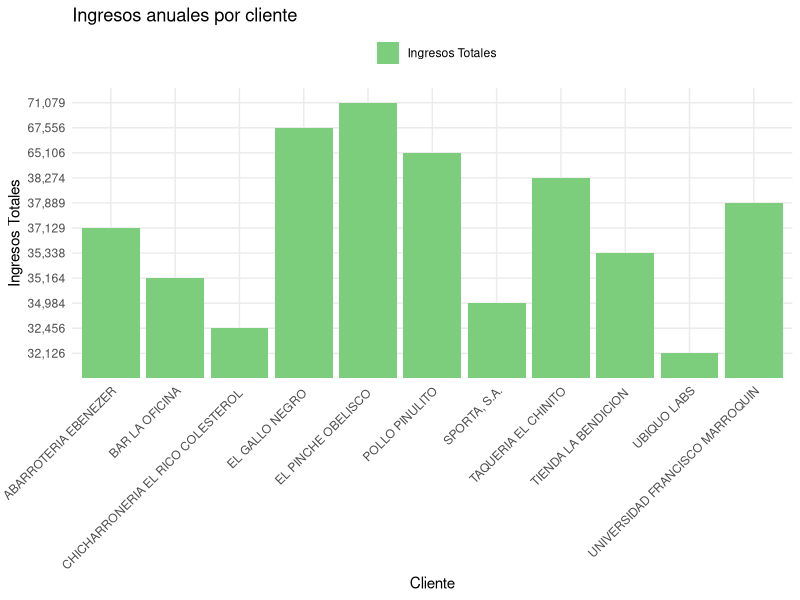
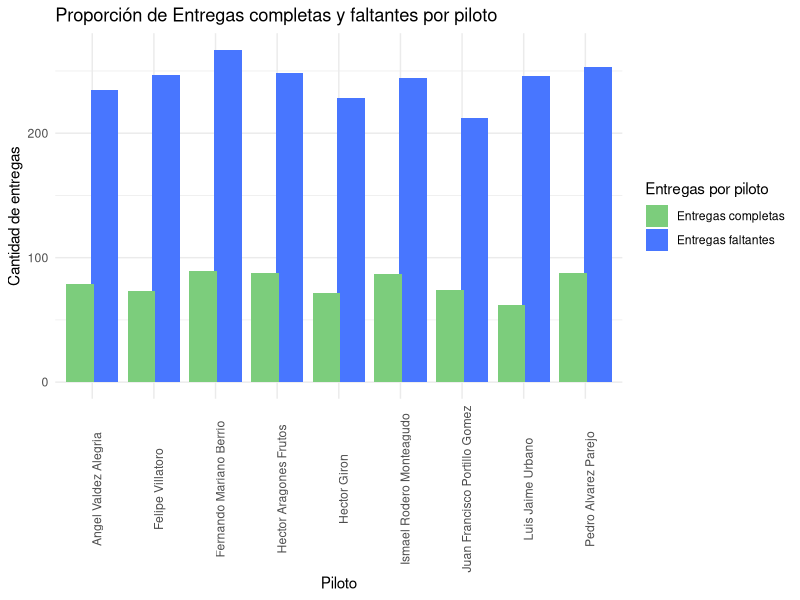
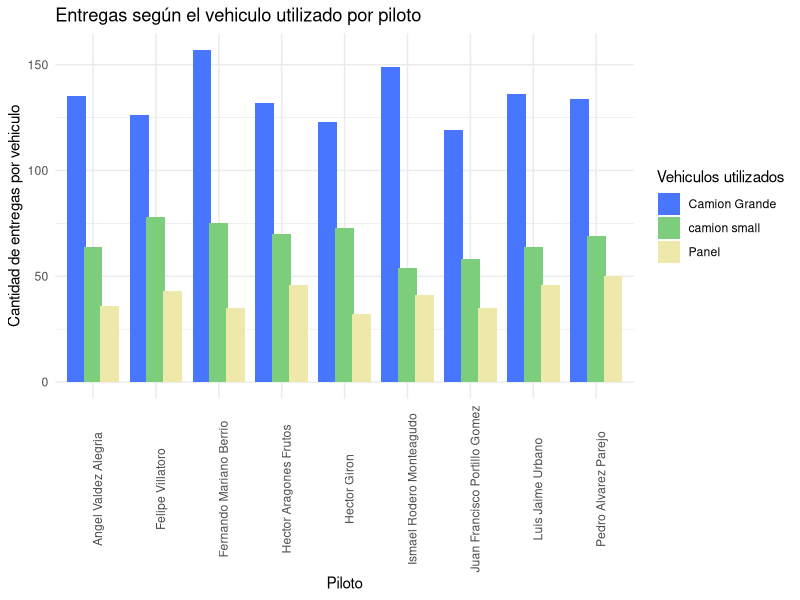

These figures' R source, in order:
## ---- chunk 1
knitr::opts_chunk$set(echo = FALSE, warning = FALSE)
## ---- chunk 2
# cargar librerias
library(readr)
library(dplyr)
library(tidyverse)
library(scales)
library(knitr)
library(kableExtra)
library(ggplot2)
## ---- chunk 3
# importar el documento 
df <- read_csv("tabla_completa.csv")


#ver con que estoy trabajando
View(df)
str(df)
## ---- chunk 4
## LIMPIAR DATOS ##

#separar los comentarios que estan en la columna de cliente 

var1 <- grepl("Faltante|FALTANTE", df$CLIENTE, ignore.case = TRUE)

df2 <- df %>%
  mutate(
    Cliente1 = ifelse(var1, sub("\\|\\|\\|.*", "", CLIENTE), CLIENTE),
    entrega_completa = ifelse(var1, sub(".*\\|\\|\\|", "", CLIENTE), "")
  )

var2 <- str_detect(df2$Cliente1, "DEVOLUCION") 

df3 <- df2 %>%
  mutate(
    Cliente2 = ifelse(var2, sub("\\|\\|\\|.*", "", Cliente1), Cliente1),
    devolucion = ifelse(var2, sub(".*\\|\\|\\|", "", Cliente1), "")
  )

var3 <- str_detect(df3$Cliente2, "Despacho a cliente")

df4 <- df3 %>%
  mutate(
    cliente = ifelse(var3, sub("/.*", "", Cliente2), Cliente2),
    to_drop = ifelse(var3, sub(".*/", "", Cliente2), "")
  )

#borrar las columnas duplicadas

data <- df4 %>%
  select(-"CLIENTE", -"Cliente1", -"Cliente2", -"to_drop")

data <- data[ ,2:13]

#view(data)

#pasar todos los faltantes a mayusculas 

data <- data %>% 
  mutate(entrega_completa = toupper(data$entrega_completa))


#cambiar nombre de variables, porque es mas facil para mi

names(data)[1:9] <- c("cod_viaje", "ubicacion", "cantidad", "piloto", "Q", "credito", "unidad", "mes", "año")
names(data)

view(data)
## ---- chunk 5
## ver quien genera más ingresos 
ingresos_generales <- sum(data$Q)

devoluciones_generales <- filter(data, devolucion == "DEVOLUCION")

ingreso_por_cliente <- 
  data %>% 
  group_by(cliente) %>% 
  select(cantidad, Q, devolucion) %>% 
  summarise(ingresos_totales = sum(Q),
            unidades_totales = sum(cantidad),
            pedidos_totales = n()) %>% 
  mutate(porcentaje = (ingresos_totales/ingresos_generales)*100) %>% 
  arrange(desc(ingresos_totales))

#cuanto devuelve cada uno en cuanto al porcentaje que aporta - solo 1 devuelve

devolucioenes_cliente <- 
  devoluciones_generales %>% 
  group_by(cliente) %>% 
  count()


#formato
ingreso_por_cliente$porcentaje <- percent(ingreso_por_cliente$porcentaje, scale = 1, accuracy = 0.01)
ingreso_por_cliente$ingresos_totales <- format(ingreso_por_cliente$ingresos_totales, digits = 4, big.mark = ",", )
ingreso_por_cliente$unidades_totales <- format(ingreso_por_cliente$unidades_totales, digits = 4, big.mark = ",")
ingreso_por_cliente$pedidos_totales <- format(ingreso_por_cliente$pedidos_totales, digits = 4, big.mark = ",")

# Create a kable table with formatting
kable(ingreso_por_cliente)

#el 20% van a ser los primeros 3, pero el 80% de ingreso son los primeros 11

big_spenders <- ingreso_por_cliente[1:11, ]

big_spenders <- arrange(big_spenders, desc(ingresos_totales))

# grafica

ggplot(big_spenders, aes(x = reorder(cliente, ingresos_totales))) +
  geom_bar(aes(y = ingresos_totales, fill = "Ingresos Totales"), stat = "identity", position = position_dodge(width = 0.3)) +
  scale_fill_manual(values = c("Ingresos Totales" = "palegreen3"),
                    labels = c("Ingresos Totales")) +
  labs(title = "Ingresos anuales por cliente",
       x = "Cliente",           
       y = "Ingresos Totales",
       fill = "") +   
  theme_minimal() +
  theme(legend.position = "top",
        axis.text.x = element_text(angle = 45, hjust = 1))


# que se le puede ofrecer a los mas grandes
## ---- chunk 6

entregas_faltantes <- filter(data, entrega_completa == "FALTANTE")

entregas_incompletas <- 
  data %>% 
  group_by(entrega_completa) %>% 
  count() %>% 
  mutate(porcentaje = n/2180)

cantidad_pilotos <- 
  data %>% 
  summarise(n = n_distinct(piloto))

#entregas por piloto
entregas_por_pilot <- 
  data %>% 
  group_by(piloto) %>% 
  count()

#entregas faltantes por piloto
entregas_faltantes_piloto <- 
  entregas_faltantes %>% 
  select(piloto, entrega_completa) %>% 
  group_by(piloto) %>% 
  summarise(n = n()) %>% 
  mutate(porcentaje = percent(n/2180, accuracy = 0.01))
  

entregas_faltantes_piloto <- arrange(entregas_faltantes_piloto, desc(n))

kable(entregas_faltantes_piloto,
      col.names = c("Piloto","Entregas Incompletas", "% de Entregas Incompletas"))


## grafica de barras comparando sus entregas completas con entregas incompletas, esta va despues de la hipotesis 2

# grafica
# Merge the two data frames into a single data frame
combined_data <- bind_rows(
  entregas_por_pilot %>% mutate(data_type = "entregas_por_pilot"),
  entregas_faltantes_piloto %>% mutate(data_type = "entregas_faltantes_piloto")
)

# Create a side-by-side bar plot with facets
ggplot(combined_data, aes(x = piloto, y = n, fill = data_type)) +
  geom_bar(stat = "identity", position = position_dodge(width = 0.8)) +
  scale_fill_manual(values = c("entregas_por_pilot" = "royalblue1", "entregas_faltantes_piloto" = "palegreen3"),
                    labels = c("Entregas completas", "Entregas faltantes")) +
  theme_minimal() +
  labs(fill = "Data Type",
       title = "Proporción de Entregas completas y faltantes por piloto",
       x = "Piloto",
       y = "Cantidad de entregas") +
  theme(axis.text.x = element_text(angle = 90)) +
  labs(fill = "Entregas por piloto")
# ver si los 9 han entregado a todos los lugares con faltantes 
  
## ---- chunk 7

viajes_por_mes <- 
  data %>%
  group_by(piloto, mes) %>% 
  count() %>% 
  pivot_wider(names_from = mes, values_from = n, names_prefix = "mes_")

names(viajes_por_mes)[2:12] <- c("enero", "febrero", "marzo", "abril", "mayo", "junio", "julio", "agosto", "septiembre", "octubre", "noviembre")

viajes_por_mes <- 
  viajes_por_mes %>% 
  mutate(promedio_mes = round(mean(c_across(enero:noviembre))),
         promedio_dia = round(promedio_mes/30))

promedio_piloto <- 
  viajes_por_mes %>% 
  select(piloto, promedio_mes, promedio_dia) %>% 
  arrange(desc(promedio_mes))

kable(promedio_piloto, 
      col.names = c("Piloto", "Promedio de Viajes al mes", "Promedio de Viajes al día"))

#que vehiculos utilizan más 

vehiculo_por_piloto <- 
  data %>% 
  group_by(piloto, unidad) %>%
  count() %>% 
  pivot_wider(names_from = unidad, values_from = n)

names(vehiculo_por_piloto)[3] <- "camion small"
  

## ver si los que estan teniendo más al mes manejan un vehiculo en especifico, se cambia a un vehiculo, cantidad que se lleva en cada vehiculo 


# grafica
# Reshape the data
reshaped_data <- vehiculo_por_piloto %>%
  pivot_longer(cols = c("Camion Grande", "camion small", "Panel"),
               names_to = "vehiculo",
               values_to = "count")

# Plot the data
ggplot(reshaped_data, aes(x = piloto, y = count, fill = vehiculo)) +
  geom_bar(stat = "identity", position = position_dodge(width = 0.8)) +
  scale_fill_manual(values = c("Camion Grande" = "royalblue1", "camion small" = "palegreen3", "Panel" = "palegoldenrod")) +
  theme_minimal() +
  theme(axis.text.x = element_text(angle = 90)) +
  labs(fill = "Vehiculos utilizados", 
       title = "Entregas según el vehiculo utilizado por piloto",
       x = "Piloto",
       y = "Cantidad de entregas por vehiculo")

##ver cuanto puede llevar cada vehiculo y ver si se puede unir para llevar a dos lugares en más de un dia 
